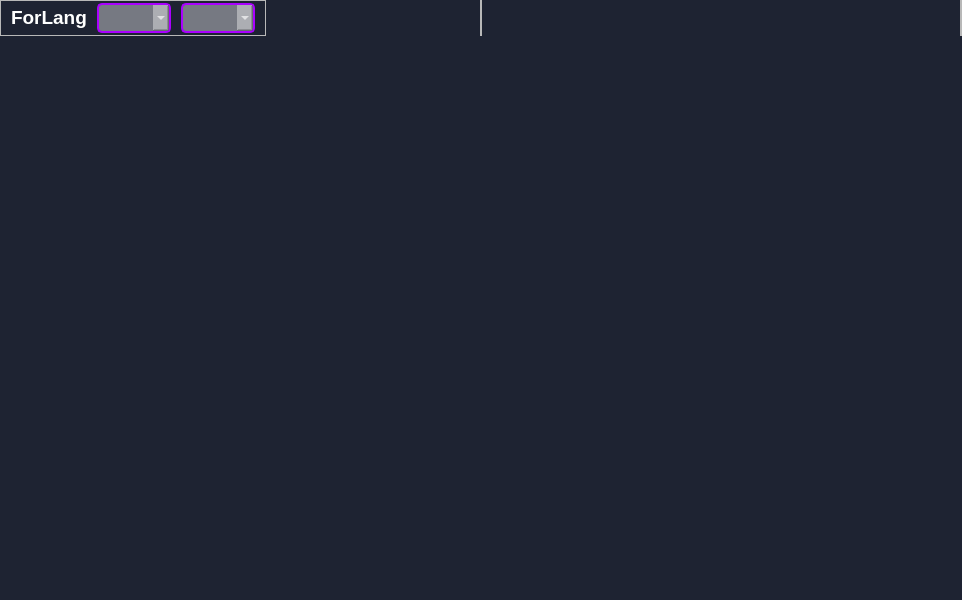
<?xml version="1.0" encoding="UTF-8"?>
<ui version="4.0">
 <class>MainWindow</class>
 <widget class="QMainWindow" name="MainWindow">
  <property name="geometry">
   <rect>
    <x>0</x>
    <y>0</y>
    <width>962</width>
    <height>600</height>
   </rect>
  </property>
  <property name="minimumSize">
   <size>
    <width>0</width>
    <height>0</height>
   </size>
  </property>
  <property name="windowTitle">
   <string>MainWindow</string>
  </property>
  <property name="styleSheet">
   <string notr="true">#centralwidget{
	background-color: rgba(30, 35, 50, 255);
}

QPushButton{
	border: none;
	border-radius: 10px;
	padding: 5px, 5px;
	padding-right: 5px;
	padding-left: 5px;

	
	background-color: transparent;
	color: rgb(255, 255, 255);
	
	font: 63 12pt &quot;Bahnschrift SemiBold SemiConden&quot;;
}

QPushButton:hover{
	background-color: rgba(255, 255, 255, 30);
	color: rgb(200, 200, 200);

	font: 63 12pt &quot;Bahnschrift SemiBold SemiConden&quot;;
}

QLabel{
	color: rgb(255, 255, 255);
	font: 63 12pt &quot;Bahnschrift SemiBold SemiConden&quot;;
}

 QComboBox{
	border: 2px solid rgb(170, 0, 255);
	border-radius: 5px;
	padding: 5px, 5px;
	padding-right: 5px;
	padding-left: 5px;

	
	background-color: rgba(255, 255, 255, 100);
	color: rgb(255, 255, 255);
	
	font: 63 12pt &quot;Bahnschrift SemiBold SemiConden&quot;;
}

QComboBox:editable {
	border: 0px;
    color: rgb(85, 255, 255);
}

QComboBox QAbstractItemView {
    border: 1px solid rgb(85, 255, 255);
}

QComboBox::drop-down{
}

</string>
  </property>
  <widget class="QWidget" name="centralwidget">
   <layout class="QVBoxLayout" name="verticalLayout">
    <property name="leftMargin">
     <number>0</number>
    </property>
    <property name="topMargin">
     <number>0</number>
    </property>
    <property name="rightMargin">
     <number>0</number>
    </property>
    <property name="bottomMargin">
     <number>0</number>
    </property>
    <item>
     <widget class="QWidget" name="header" native="true">
      <property name="minimumSize">
       <size>
        <width>0</width>
        <height>0</height>
       </size>
      </property>
      <layout class="QHBoxLayout" name="horizontalLayout">
       <property name="leftMargin">
        <number>0</number>
       </property>
       <property name="topMargin">
        <number>0</number>
       </property>
       <property name="rightMargin">
        <number>0</number>
       </property>
       <property name="bottomMargin">
        <number>0</number>
       </property>
       <item alignment="Qt::AlignLeft">
        <widget class="QFrame" name="frame_2">
         <property name="frameShape">
          <enum>QFrame::StyledPanel</enum>
         </property>
         <property name="frameShadow">
          <enum>QFrame::Raised</enum>
         </property>
         <layout class="QHBoxLayout" name="horizontalLayout_3">
          <property name="spacing">
           <number>10</number>
          </property>
          <property name="leftMargin">
           <number>10</number>
          </property>
          <property name="topMargin">
           <number>2</number>
          </property>
          <property name="rightMargin">
           <number>10</number>
          </property>
          <property name="bottomMargin">
           <number>2</number>
          </property>
          <item alignment="Qt::AlignLeft">
           <widget class="QLabel" name="label">
            <property name="text">
             <string>&lt;html&gt;&lt;head/&gt;&lt;body&gt;&lt;p&gt;&lt;span style=&quot; font-size:14pt; font-weight:600;&quot;&gt;ForLang&lt;/span&gt;&lt;/p&gt;&lt;/body&gt;&lt;/html&gt;</string>
            </property>
           </widget>
          </item>
          <item>
           <widget class="QComboBox" name="comboBox_for_language">
            <property name="cursor">
             <cursorShape>PointingHandCursor</cursorShape>
            </property>
           </widget>
          </item>
          <item>
           <widget class="QComboBox" name="comboBox_for_translation_lang">
            <property name="cursor">
             <cursorShape>PointingHandCursor</cursorShape>
            </property>
            <property name="styleSheet">
             <string notr="true"/>
            </property>
           </widget>
          </item>
         </layout>
        </widget>
       </item>
       <item alignment="Qt::AlignHCenter">
        <widget class="QFrame" name="frame">
         <property name="sizePolicy">
          <sizepolicy hsizetype="Preferred" vsizetype="Preferred">
           <horstretch>0</horstretch>
           <verstretch>0</verstretch>
          </sizepolicy>
         </property>
         <property name="frameShape">
          <enum>QFrame::StyledPanel</enum>
         </property>
         <property name="frameShadow">
          <enum>QFrame::Raised</enum>
         </property>
         <layout class="QHBoxLayout" name="horizontalLayout_2">
          <property name="leftMargin">
           <number>0</number>
          </property>
          <property name="topMargin">
           <number>0</number>
          </property>
          <property name="rightMargin">
           <number>0</number>
          </property>
          <property name="bottomMargin">
           <number>0</number>
          </property>
         </layout>
        </widget>
       </item>
       <item alignment="Qt::AlignRight">
        <widget class="QFrame" name="frame_4">
         <property name="frameShape">
          <enum>QFrame::StyledPanel</enum>
         </property>
         <property name="frameShadow">
          <enum>QFrame::Raised</enum>
         </property>
         <layout class="QHBoxLayout" name="horizontalLayout_7">
          <property name="spacing">
           <number>0</number>
          </property>
          <property name="leftMargin">
           <number>0</number>
          </property>
          <property name="topMargin">
           <number>0</number>
          </property>
          <property name="rightMargin">
           <number>0</number>
          </property>
          <property name="bottomMargin">
           <number>0</number>
          </property>
         </layout>
        </widget>
       </item>
      </layout>
     </widget>
    </item>
    <item>
     <widget class="QWidget" name="mainBody" native="true">
      <property name="sizePolicy">
       <sizepolicy hsizetype="Preferred" vsizetype="Expanding">
        <horstretch>0</horstretch>
        <verstretch>0</verstretch>
       </sizepolicy>
      </property>
      <layout class="QVBoxLayout" name="verticalLayout_2">
       <property name="spacing">
        <number>0</number>
       </property>
       <property name="leftMargin">
        <number>0</number>
       </property>
       <property name="topMargin">
        <number>0</number>
       </property>
       <property name="rightMargin">
        <number>0</number>
       </property>
       <property name="bottomMargin">
        <number>0</number>
       </property>
       <item>
        <widget class="QStackedWidget" name="stackedWidget">
         <property name="styleSheet">
          <string notr="true">background-color: transparent;</string>
         </property>
        </widget>
       </item>
      </layout>
     </widget>
    </item>
   </layout>
  </widget>
  <widget class="QMenuBar" name="menubar">
   <property name="geometry">
    <rect>
     <x>0</x>
     <y>0</y>
     <width>962</width>
     <height>24</height>
    </rect>
   </property>
  </widget>
 </widget>
 <resources>
  <include location="resources/resources.qrc"/>
 </resources>
 <connections/>
</ui>
